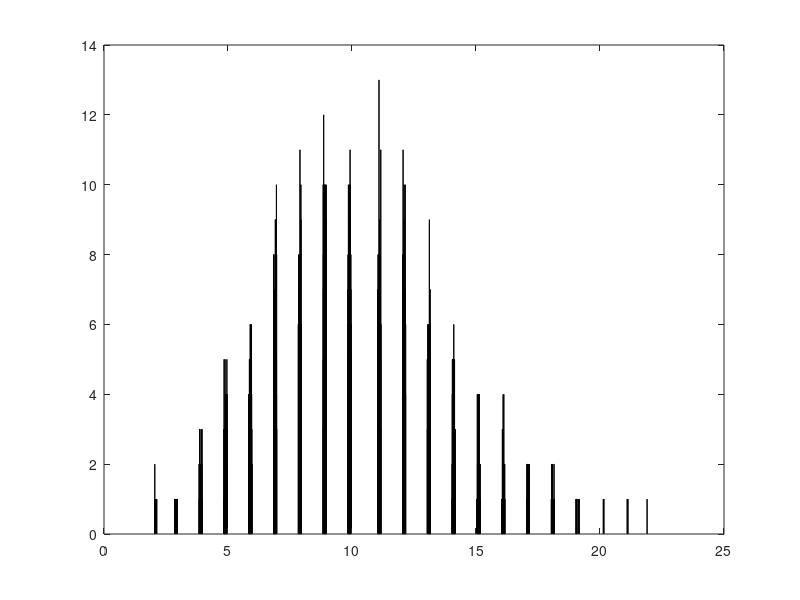

Reproduce this figure in MATLAB.
%% Sample points from a given distribution

%% Using only log-concave probability distributions

%RD = poissrnd(7,10,10);
RD = random("poisson", 10, [50, 50]);
%RD = random("normal", 5,2, [50, 50]);
hist (RD, 100);
colormap (summer ());
